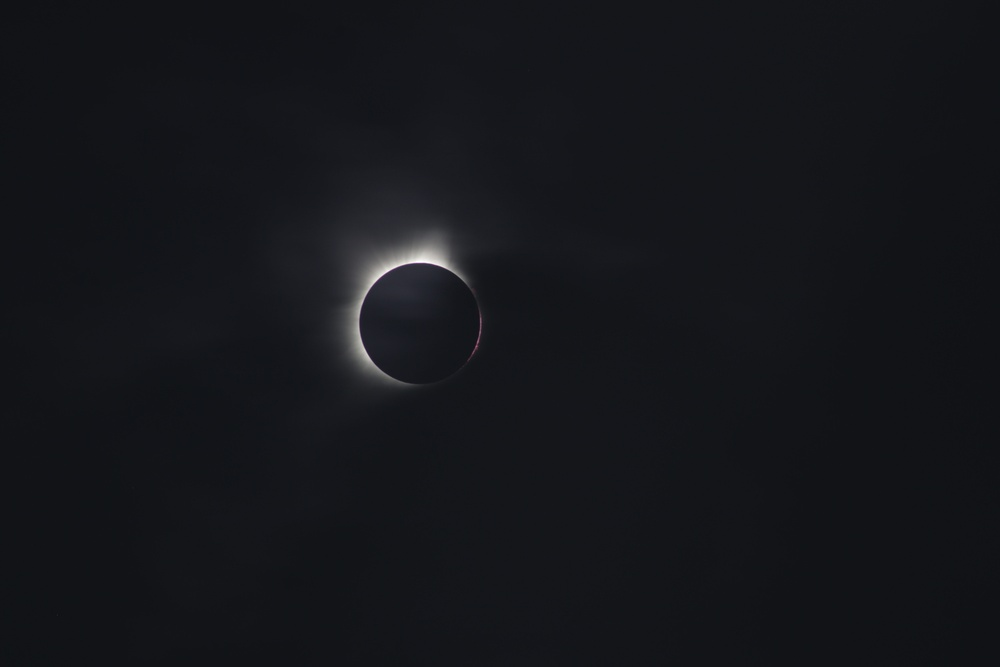
#> input picture img5.jpg, 1000 x 667 px, shrunk from 6000 x 4000 before the run
$ python feature_matcher_1.py
#> lines starting #> are read from the running program, lines starting #| are printed output that depends on the picture
import numpy as np
import cv2
from matplotlib import pyplot as plt


img1 = cv2.imread('img5.jpg',0) # queryImage
#> img1: shape (667, 1000); min 16, max 255, mean 22.2
img2 = cv2.imread('img6.jpg',0) # trainImage
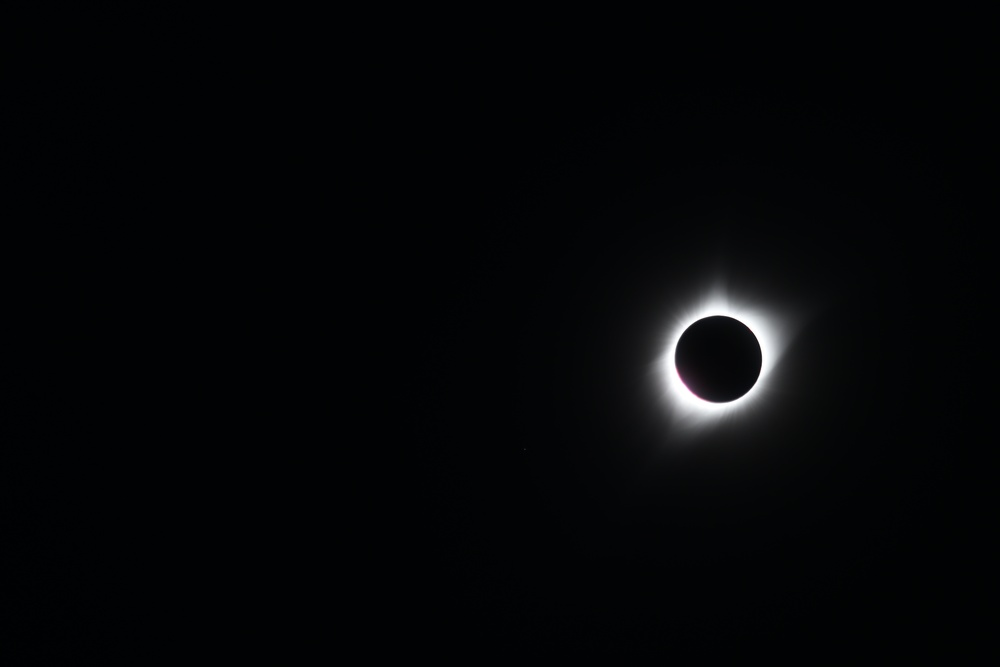
#> input picture img6.jpg, 1000 x 667 px, shrunk from 6000 x 4000 before the run
#> img2: shape (667, 1000); min 0, max 255, mean 5.6


print(img1)
#> (printed output is left out)
print(img2)
#> (printed output is left out)
# Initiate SIFT detector
orb = cv2.ORB_create()

# find the keypoints and descriptors with SIFT
kp1, des1 = orb.detectAndCompute(img1,None)
#> kp1 = 89 keypoints; strongest (x, y, size): (441, 262, 111.1), (442, 263, 92.6), (448, 265, 111.1), (448, 266, 92.6)
kp2, des2 = orb.detectAndCompute(img2,None)
#> kp2 = 91 keypoints; strongest (x, y, size): (745, 387, 111.1), (688, 326, 111.1), (717, 297, 111.1), (709, 301, 111.1)

# create BFMatcher object
bf = cv2.BFMatcher(cv2.NORM_HAMMING, crossCheck=True)

# Match descriptors.
matches = bf.match(des1,des2)
#> matches = 14 matches

# Sort them in the order of their distance.
matches = sorted(matches, key = lambda x:x.distance)

# Draw first 10 matches.
img3 = cv2.drawMatches(img1,kp1,img2,kp2,matches[:10],None,flags=2)
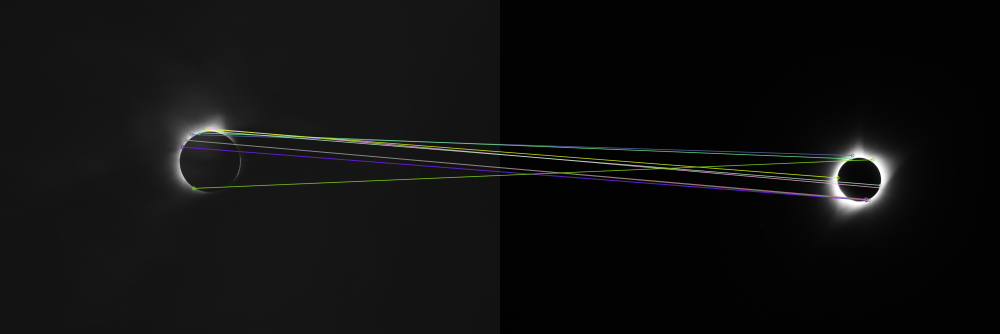
#> img3: shape (667, 2000, 3) (shown at 1/2 size); mean of channels 0, 1, 2 15.3, 15.6, 15.4; drawn as B, G, R

plt.imshow(img3),plt.show()

for mat in matches:
    img1_idx = mat.queryIdx
    img2_idx = mat.trainIdx

    print('Img 1 Point: {}'.format(str([int(x) for x in kp1[img1_idx].pt])))
    print('Img 2 Point: {}'.format(str([int(x) for x in kp2[img2_idx].pt])))
#> this loop made 14 passes
#> (img1_idx, img2_idx) on passes 1 to 12: (67, 30), (82, 47), (19, 21), (46, 32), (80, 23), (53, 45), (77, 56), (84, 64), (59, 59), (88, 73), (2, 15), (57, 25)
#> (printed output is left out)
